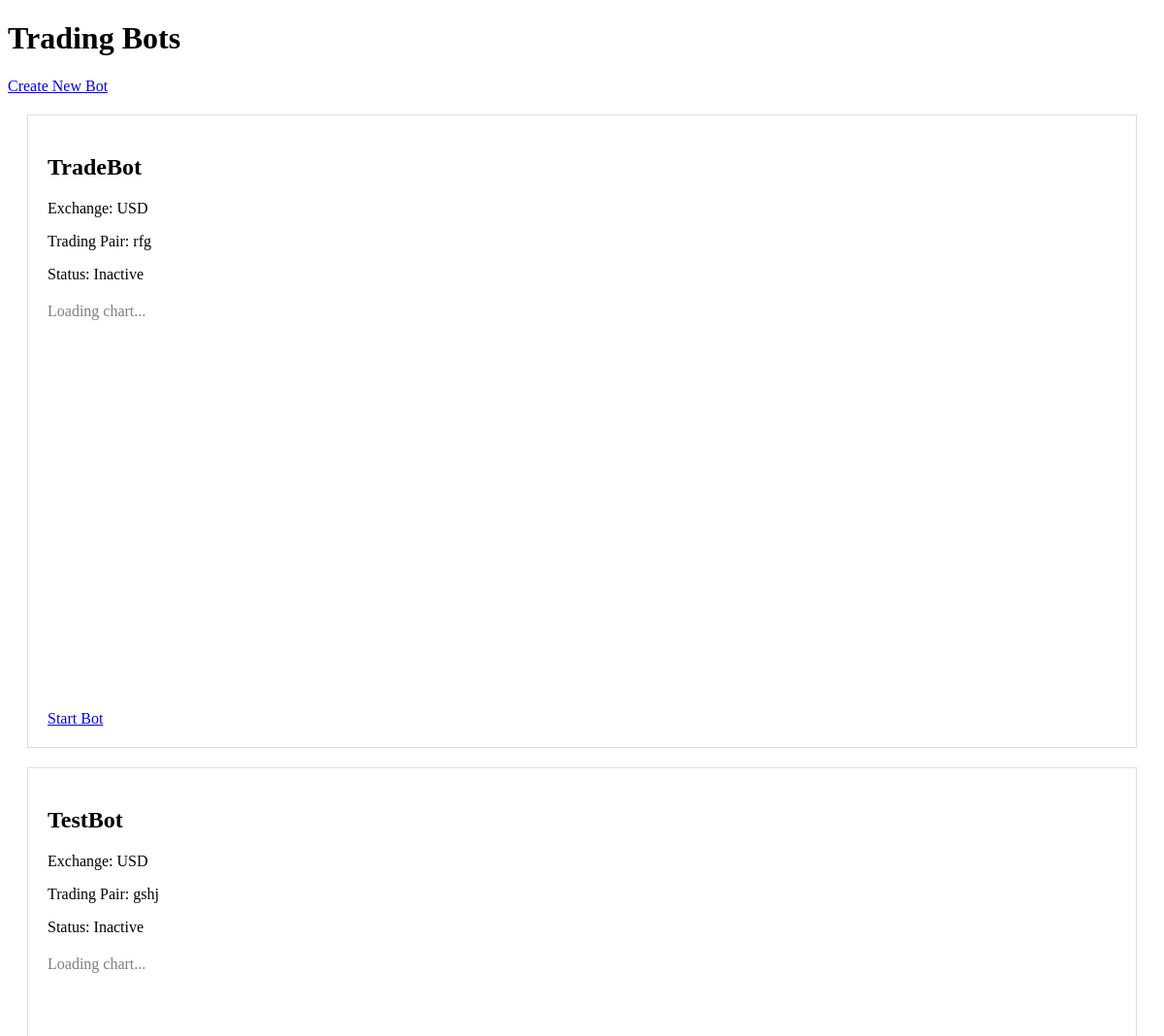
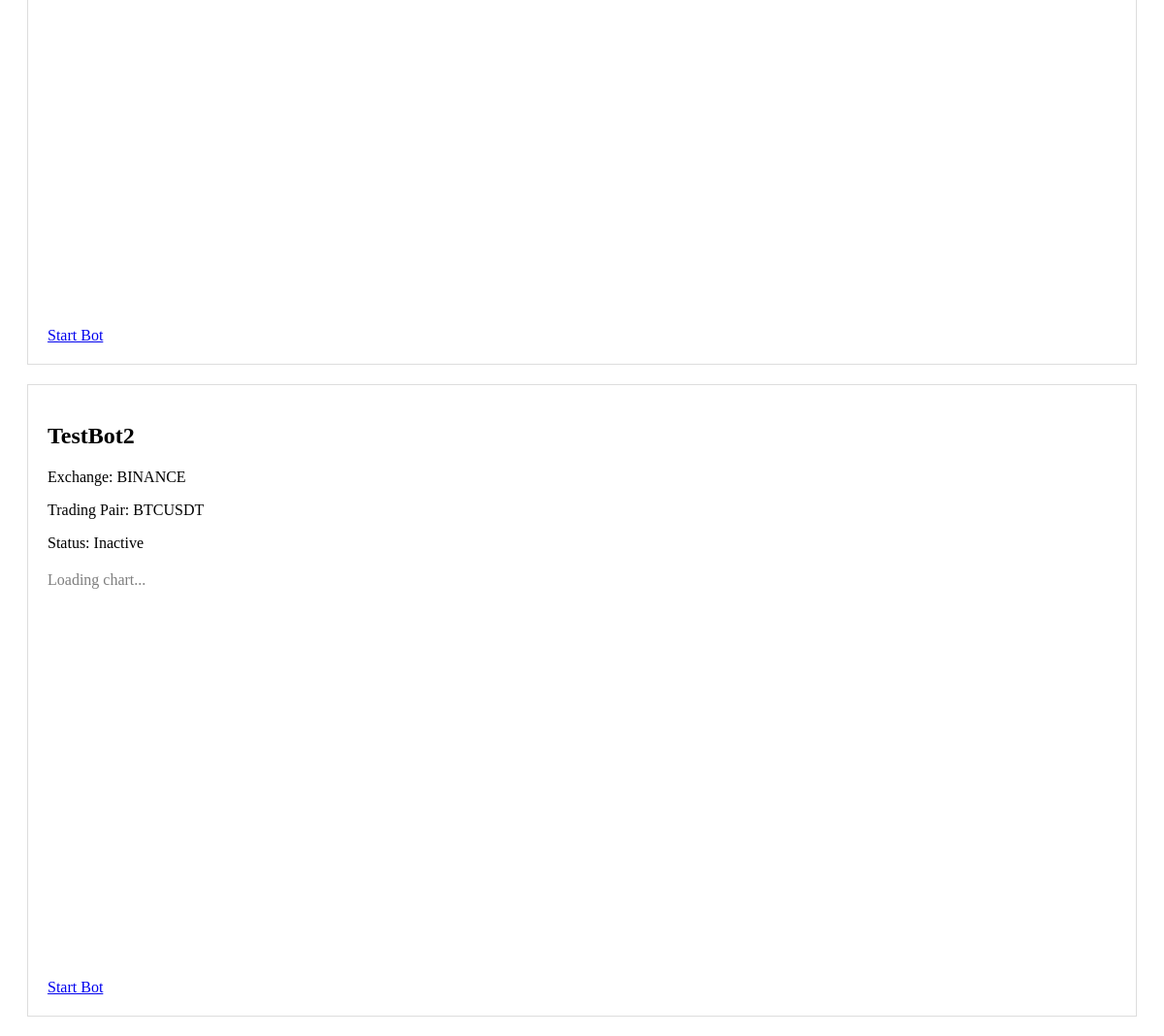
Screenshot of /bot/ with the database file from the repository (2 pictures, top to bottom).
### bot/models.py (models this page shows)
class TradingBot(models.Model):
    name = models.CharField(max_length=100)
    exchange = models.CharField(max_length=50)
    api_key = models.CharField(max_length=200)
    api_secret = models.CharField(max_length=200)
    trading_pair = models.CharField(max_length=20)
    is_active = models.BooleanField(default=False)

### bot/views.py (the view)
# urls.py: path('', views.bot_list, name='bot_list'),
def bot_list(request):
    try:
        bots = TradingBot.objects.all().prefetch_related('trade_set')
        context = {'bots': bots}
    except Exception as e:
        messages.error(request, f'Error loading bots: {str(e)}')
        context = {'bots': []}
    return render(request, 'bot/bot_list.html', context)

### bot/templates/bot/bot_list.html (shortened to what this page needs)
{% load bot_filters %} {% load static %}
<!DOCTYPE html>
<html>
  <head>
  </head>
  <body>
    <h1>Trading Bots</h1>
    <a href="{% url 'bot_create' %}" class="button">Create New Bot</a>
    {% for bot in bots %}
    <div class="bot-container">
      <h2>{{ bot.name }}</h2>
      <div class="metrics">
        <p>Exchange: {{ bot.exchange }}</p>
        <p>Trading Pair: {{ bot.trading_pair }}</p>
        <p>Status: {{ bot.is_active|yesno:"Active,Inactive" }}</p>
      </div>
      <div id="chart_{{ bot.id }}" class="chart-container">
        <div class="loading">Loading chart...</div>
      </div>
       {% if bot.is_active %}
      <a href="{% url 'bot_stop' bot.id %}" class="button">Stop Bot</a>
      {% else %}
      <a href="{% url 'bot_start' bot.id %}" class="button">Start Bot</a>
      {% endif %}
    </div>
    {% endfor %}
  </body>
</html>

### bot/templates/bot/bot_list.html (style rules this page uses)
.bot-container { margin: 20px; padding: 20px; border: 1px solid #ddd; }
.chart-container { height: 400px; margin: 20px 0; }
.loading { opacity: 0.5; }

### rows the page displays
TradingBot: name "TradeBot", exchange "USD", trading_pair "rfg", is_active "Inactive", shows "Start Bot"
TradingBot: name "TestBot", exchange "USD", trading_pair "gshj", is_active "Inactive", shows "Start Bot"
TradingBot: name "TestBot2", exchange "BINANCE", trading_pair "BTCUSDT", is_active "Inactive", shows "Start Bot"
